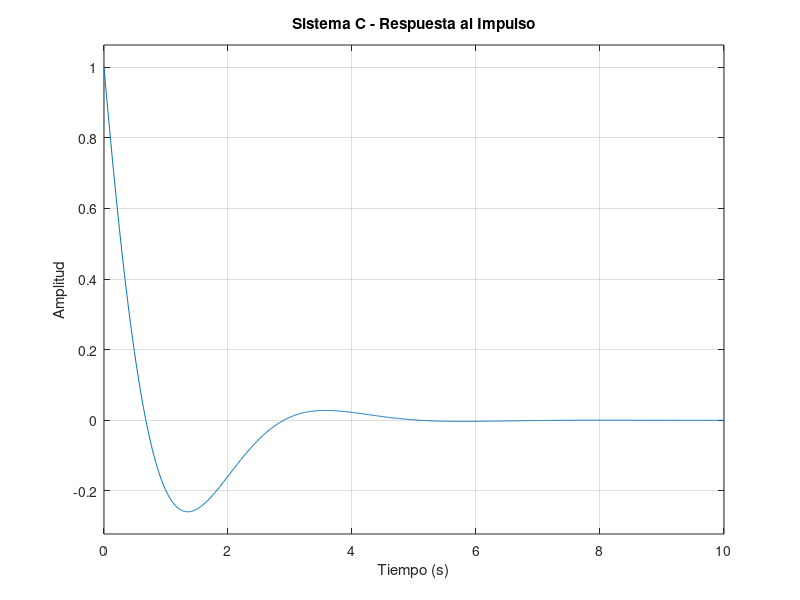
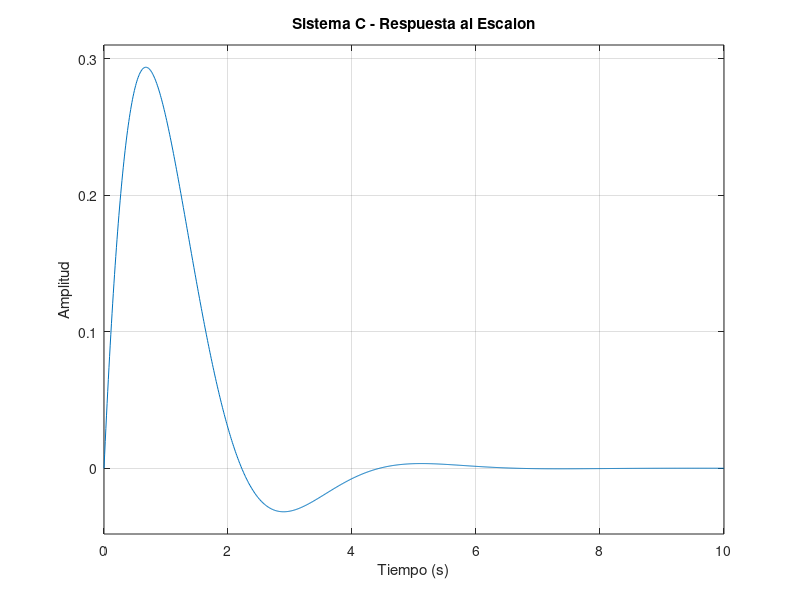
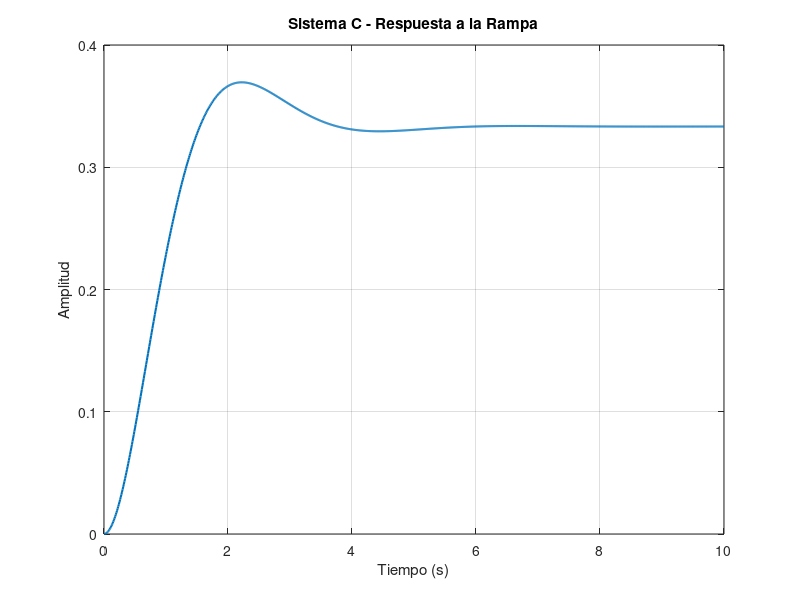

MATLAB code to generate these figures, in order:
clc; clear; close all;
% Funcion de transferencia
num = [1 0];
den = [1 2 3];
G = tf(num, den);
% Tiempo de simulacion
t = 0:0.01:10;
% Respuesta al impulso
figure;
impulse(G, t);
grid on;
title('Sistema C - Respuesta al Impulso');
xlabel('Tiempo (s)');
ylabel('Amplitud');
% Respuesta al escalon
figure;
step(G, t);
grid on;
title('Sistema C - Respuesta al Escalon');
xlabel('Tiempo (s)');
ylabel('Amplitud');
% Respuesta a la rampa
rampa = t;
[y, tiempo] = lsim(G, rampa, t);
figure;
plot(tiempo, y, 'LineWidth', 1.5);
grid on;
title('Sistema C - Respuesta a la Rampa');
xlabel('Tiempo (s)');
ylabel('Amplitud');
